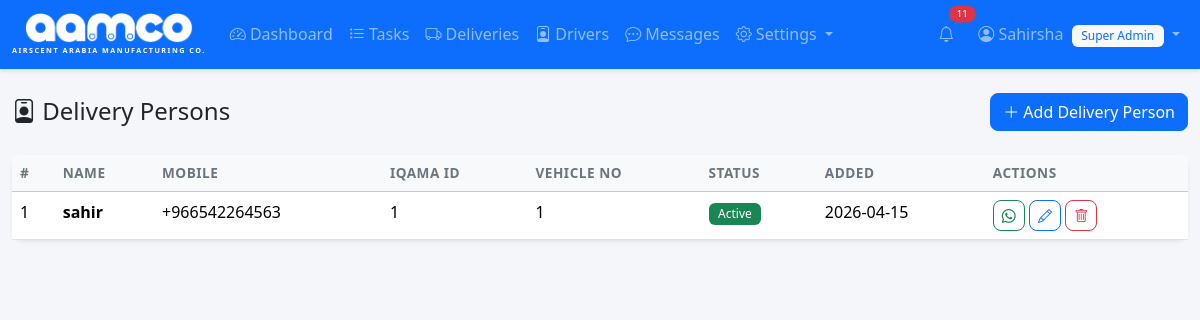
Screenshot of /delivery-persons (signed in) with the database file from the repository.
### tables this page shows
CREATE TABLE users (
            id INTEGER PRIMARY KEY AUTOINCREMENT,
            username TEXT UNIQUE NOT NULL,
            password_hash TEXT NOT NULL,
            full_name TEXT NOT NULL,
            email TEXT,
            phone TEXT,
            pin_hash TEXT,
            profile_pic TEXT,
            role TEXT NOT NULL DEFAULT 'user',
            is_active INTEGER NOT NULL DEFAULT 1,
            created_at TIMESTAMP DEFAULT CURRENT_TIMESTAMP
        );

CREATE TABLE delivery_persons (
            id INTEGER PRIMARY KEY AUTOINCREMENT,
            name TEXT NOT NULL,
            mobile TEXT,
            iqama_id TEXT,
            vehicle_no TEXT,
            is_active INTEGER NOT NULL DEFAULT 1,
            created_at TIMESTAMP DEFAULT CURRENT_TIMESTAMP
        );

### app.py (the view)
@app.route('/delivery-persons')
@login_required
def delivery_persons():
    db = get_db()
    persons = db.execute('SELECT * FROM delivery_persons ORDER BY name').fetchall()
    db.close()
    return render_template('delivery_persons.html', persons=persons)

### app.py (called while the page is built)
@login_manager.user_loader
def load_user(user_id):
    db = get_db()
    row = db.execute('SELECT * FROM users WHERE id = ?', (user_id,)).fetchone()
    db.close()
    if row:
        return User(**dict(row))
    return None

@app.context_processor
def inject_notification_count():
    if current_user.is_authenticated:
        db = get_db()
        count = db.execute('SELECT COUNT(*) FROM notifications WHERE user_id = ? AND is_read = 0',
                          (current_user.id,)).fetchone()[0]
        msg_count = db.execute('SELECT COUNT(*) FROM messages WHERE receiver_id = ? AND is_read = 0',
                              (current_user.id,)).fetchone()[0]
        db.close()
        return {'unread_notif_count': count, 'unread_msg_count': msg_count}
    return {'unread_notif_count': 0, 'unread_msg_count': 0}

@app.context_processor
def inject_settings():
    if current_user.is_authenticated:
        db = get_db()
        try:
            rows = db.execute('SELECT key, value FROM settings').fetchall()
            s = {r['key']: r['value'] for r in rows}
        except Exception:
            s = {}
        db.close()
        return {'app_settings': s, 'now': datetime.now}
    return {'app_settings': {}, 'now': datetime.now}

    @property
    def is_active(self):
        return bool(self._is_active)

    def is_admin(self):
        return self.role in ('super_admin', 'admin')

    def has_pin(self):
        return bool(self.pin_hash)

### database.py (called while the page is built)
def get_db():
    conn = sqlite3.connect(DB_PATH)
    conn.row_factory = sqlite3.Row
    conn.execute("PRAGMA foreign_keys = ON")
    return conn

### templates/delivery_persons.html (shortened to what this page needs)
{% extends "base.html" %}
{% block content %}
<div class="d-flex justify-content-between align-items-center mb-4">
    <h4 class="mb-0"><i class="bi bi-person-badge"></i> Delivery Persons</h4>
    <a href="{{ url_for('add_delivery_person') }}" class="btn btn-primary"><i class="bi bi-plus-lg"></i> Add Delivery Person</a>
</div>
<div class="card shadow-sm border-0">
    <div class="card-body p-0">
        <div class="table-responsive">
            <table class="table table-hover mb-0">
                <thead class="table-light">
                    <tr>
                        <th>#</th>
                        <th>Name</th>
                        <th>Mobile</th>
                        <th>Iqama ID</th>
                        <th>Vehicle No</th>
                        <th>Status</th>
                        <th>Added</th>
                        <th>Actions</th>
                    </tr>
                </thead>
                <tbody>
                    {% for p in persons %}
                    <tr>
                        <td>{{ p.id }}</td>
                        <td><strong>{{ p.name }}</strong></td>
                        <td>{{ p.mobile or '-' }}</td>
                        <td>{{ p.iqama_id or '-' }}</td>
                        <td>{{ p.vehicle_no or '-' }}</td>
                        <td>
                            {% if p.is_active %}
                                <span class="badge bg-success">Active</span>
                            {% else %}
                                <span class="badge bg-secondary">Inactive</span>
                            {% endif %}
                        </td>
                        <td>{{ p.created_at[:10] if p.created_at else '-' }}</td>
                        <td class="text-nowrap">
                            {% if p.mobile %}
                            <a href="https://wa.me/{{ p.mobile | replace(' ', '') | replace('+', '') | replace('-', '') }}" target="_blank"
                               class="btn btn-sm btn-outline-success" title="WhatsApp Chat">
                                <i class="bi bi-whatsapp"></i>
                            </a>
                            {% endif %}
                            <a href="{{ url_for('edit_delivery_person', person_id=p.id) }}" class="btn btn-sm btn-outline-primary" title="Edit">
                                <i class="bi bi-pencil"></i>
                            </a>
                            {% if current_user.is_admin() %}
                            <a href="{{ url_for('delete_delivery_person', person_id=p.id) }}" class="btn btn-sm btn-outline-danger"
                               title="Delete" onclick="return confirm('Delete this delivery person?')">
                                <i class="bi bi-trash"></i>
                            </a>
                            {% endif %}
                        </td>
                    </tr>
                    {% else %}
                    <tr><td colspan="8" class="text-center text-muted py-4">No delivery persons found</td></tr>
                    {% endfor %}
                </tbody>
            </table>
        </div>
    </div>
</div>
{% endblock %}

### templates/base.html (shortened to what this page needs)
<!DOCTYPE html>
<html lang="en" data-bs-theme="light">
<head>
    <link href="https://cdn.jsdelivr.net/npm/bootstrap@5.3.2/dist/css/bootstrap.min.css" rel="stylesheet">
    <link href="https://cdn.jsdelivr.net/npm/bootstrap-icons@1.11.1/font/bootstrap-icons.css" rel="stylesheet">
    <link href="{{ url_for('static', filename='style.css') }}" rel="stylesheet">
</head>
<body>
    {% if current_user.is_authenticated %}
    <nav class="navbar navbar-expand-lg navbar-dark bg-primary">
        <div class="container-fluid">
            <a class="navbar-brand fw-bold" href="{{ url_for('dashboard') }}">
                <div class="d-flex flex-column align-items-center">
                    <img src="{{ url_for('static', filename='logo.png') }}" alt="AAMCO" height="30" style="filter: brightness(0) invert(1);">
                    <span class="text-white d-none d-md-block" style="font-size: 0.45rem; letter-spacing: 1.5px; margin-top: 2px;">AIRSCENT ARABIA MANUFACTURING CO.</span>
                </div>
            </a>
            <div class="collapse navbar-collapse" id="navBar">
                <ul class="navbar-nav me-auto">
                    <li class="nav-item">
                        <a class="nav-link" href="{{ url_for('dashboard') }}"><i class="bi bi-speedometer2"></i> Dashboard</a>
                    </li>
                    <li class="nav-item">
                        <a class="nav-link" href="{{ url_for('tasks') }}"><i class="bi bi-list-task"></i> Tasks</a>
                    </li>
                    <li class="nav-item">
                        <a class="nav-link" href="{{ url_for('deliveries') }}"><i class="bi bi-truck"></i> Deliveries</a>
                    </li>
                    <li class="nav-item">
                        <a class="nav-link" href="{{ url_for('delivery_persons') }}"><i class="bi bi-person-badge"></i> Drivers</a>
                    </li>
                    <li class="nav-item">
                        <a class="nav-link position-relative" href="{{ url_for('messages_inbox') }}">
                            <i class="bi bi-chat-dots"></i> Messages
                        </a>
                    </li>
                    {% if current_user.is_admin() %}
                    <li class="nav-item dropdown">
                        <a class="nav-link dropdown-toggle" href="#" role="button" data-bs-toggle="dropdown">
                            <i class="bi bi-gear"></i> Settings
                        </a>
                    </li>
                    {% endif %}
                </ul>
                <ul class="navbar-nav">
                    <li class="nav-item me-2">
                        <a class="nav-link position-relative" href="{{ url_for('notifications') }}" title="Notifications" id="notifBellLink">
                            <i class="bi bi-bell"></i>
                            {% if unread_notif_count > 0 %}
                            <span class="position-absolute top-0 start-100 translate-middle badge rounded-pill bg-danger" style="font-size: 0.6rem;" id="notifBadge">
                                {{ unread_notif_count }}
                            </span>
                            {% else %}
                            <span class="position-absolute top-0 start-100 translate-middle badge rounded-pill bg-danger d-none" style="font-size: 0.6rem;" id="notifBadge">
                                0
                            </span>
                            {% endif %}
                        </a>
                    </li>
                    <li class="nav-item dropdown">
                        <a class="nav-link dropdown-toggle" href="#" role="button" data-bs-toggle="dropdown">
                            {% if current_user.profile_pic %}
                            <img src="{{ url_for('static', filename='uploads/' + current_user.profile_pic) }}" alt="" class="rounded-circle me-1" style="width:24px;height:24px;object-fit:cover;">
                            {% else %}
                            <i class="bi bi-person-circle"></i>
                            {% endif %}
                            {{ current_user.full_name }}
                            <span class="badge bg-light text-primary ms-1">{{ current_user.role | replace('_', ' ') | title }}</span>
                        </a>
                    </li>
                </ul>
            </div>
        </div>
    </nav>
    {% endif %}
    <div class="container-fluid py-4">
        {% block content %}{% endblock %}
    </div>
</body>
</html>

### static/style.css (style rules this page uses)
body { background-color: #f4f6f9; font-family: 'Segoe UI', system-ui, -apple-system, sans-serif; }
.navbar { box-shadow: 0 2px 4px rgba(0,0,0,0.1); }
.navbar-brand { font-size: 1.4rem; }
.card { border-radius: 12px; }
.table th { font-weight: 600; font-size: 0.85rem; text-transform: uppercase; letter-spacing: 0.5px; color: #6c757d; }
.badge { font-weight: 500; padding: 0.4em 0.8em; }
.btn { border-radius: 8px; }

### rows the page displays
users: full_name "Sahirsha", role "Super Admin"
delivery_persons: id "1", name "sahir", mobile "+966542264563", iqama "1", vehicle_no "1", is_active "Active", created_at "2026-04-15"

### other values shown
{{ unread_notif_count }} "11"
